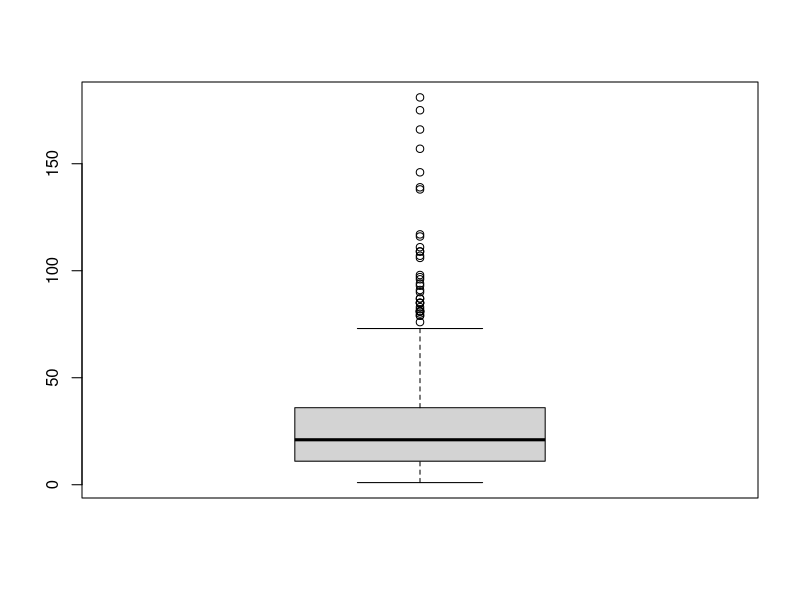
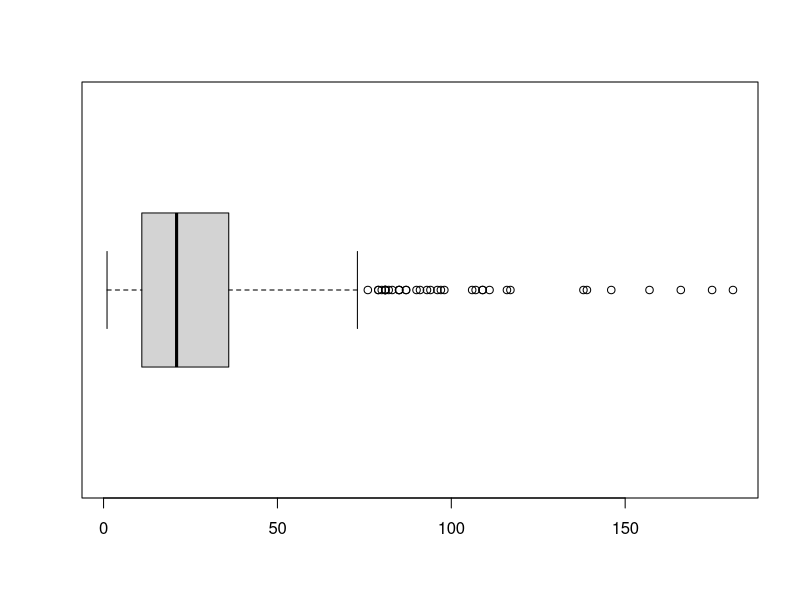
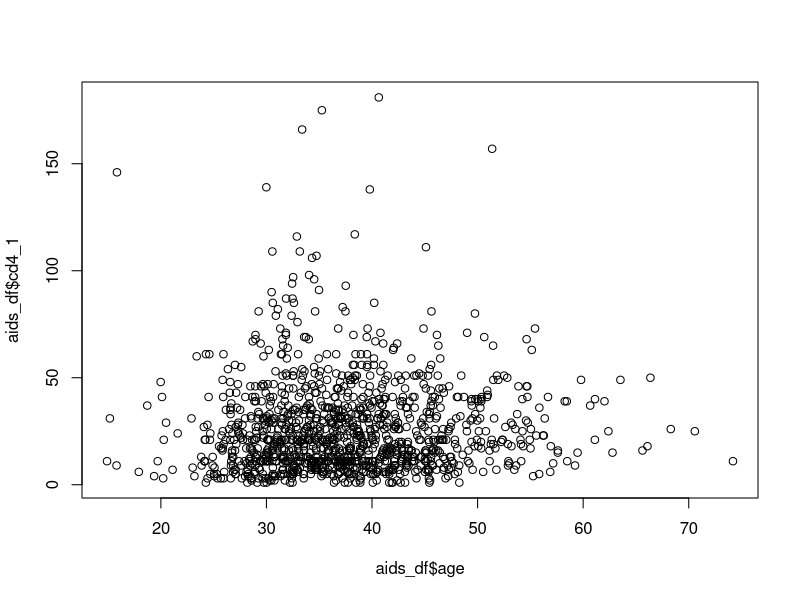
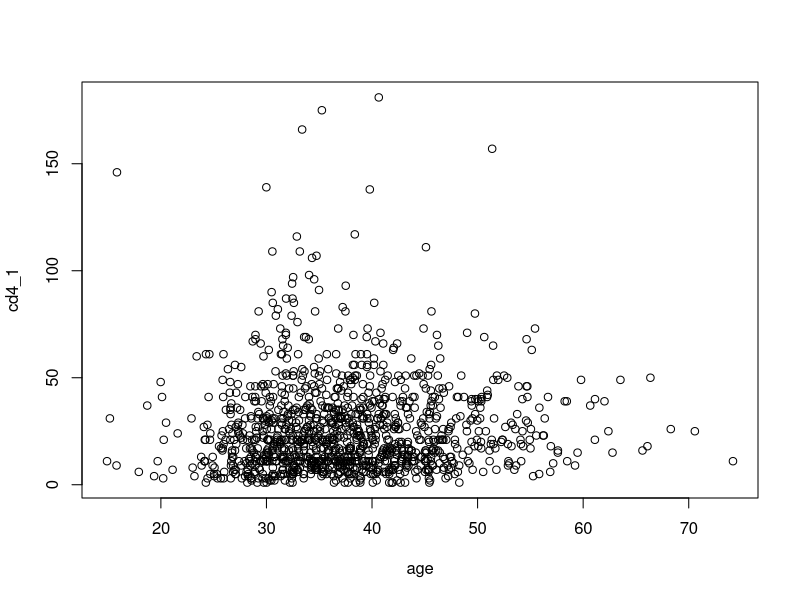

R code for these plots, in order:
## ---- chunk 1
aids_df <- read.delim("../data/aids_dataset.txt", sep = " ")
## ---- chunk 2
?read.delim
## ---- chunk 3
head(aids_df)

# print first 2 lines
head(aids_df, 2)

tail(aids_df)
## ---- chunk 4
str(aids_df)
aids_df$treatment <- as.factor(aids_df$treatment)
aids_df$gender <- as.factor(aids_df$gender)
str(aids_df)
## ---- chunk 5
# mean of age
mean(aids_df$age)

# mean of CD4 count at week 1
mean(aids_df$cd4_1)
## ---- chunk 6
# median of CD4 count at week 2
median(aids_df$cd4_2)
## ---- chunk 7
tbl <- table(aids_df$cd4_1)
sort(tbl, decreasing = TRUE)
## ---- chunk 8
# 10th, 25th, 33rd and 78th percentiles of age
quantile(aids_df$age, probs = c(0.1, 0.25, 0.33, 0.78))
## ---- chunk 9
# 10th, 25th, 33rd and 78th percentiles of age - type 2
quantile(aids_df$age, probs = c(0.1, 0.25, 0.33, 0.78), type = 2)
## ---- chunk 10
# range of CD4 counts at week 1
max(aids_df$cd4_1) - min(aids_df$cd4_1)
range(aids_df$cd4_1)
## ---- chunk 11
### IQR of CD4 counts at week 1
# calculate Q1 and Q3
quantile(aids_df$cd4_1, probs = c(0.25, 0.75))

# IQR = Q3 - Q1
36 - 11
## ---- chunk 12
IQR(aids_df$cd4_1)
IQR(aids_df$cd4_1, type = 2)
## ---- chunk 13
# Variance of CD4 counts at week 1
var(aids_df$cd4_1)

# Std. deviation of CD4 counts at week 1
sqrt(var(aids_df$cd4_1))
sd(aids_df$cd4_1)
## ---- chunk 14
### Outliers for CD4 counts at weeek 1
Q1 <- quantile(aids_df$cd4_1, 0.25)
Q3 <- quantile(aids_df$cd4_1, 0.75)

IQR_val <- IQR(aids_df$cd4_1)

UL <- Q3 + 1.5 * IQR_val
LL <- Q1 - 1.5 * IQR_val

cond <- aids_df$cd4_1 > UL | aids_df$cd4_1 < LL
table(cond)
which(cond)
aids_df$cd4_1[cond]
## ---- chunk 15
boxplot(aids_df$cd4_1)
boxplot(aids_df$cd4_1, horizontal = TRUE)
## ---- chunk 16
boxplot.stats(aids_df$cd4_1)
## ---- chunk 17
summary(aids_df$cd4_1)

summary(aids_df)
## ---- chunk 18
new_summary <- function(x){ 
    out <- list(
        min = min(x),
        max = max(x),
        quants = quantile(x, prob = c(0.1, 0.25, 0.5, 0.75, 0.9),
                          type = 2),
        mean    = mean(x),
        var     = var(x),
        std_dev = sd(x),
        length  = length(x)
    )
  class(out) <- "new_summary"
  return(out) 
}

print.new_summary <- function(object, ...){
    cat("Min:", object$min, "\n")
    cat("10th percentile:", object$quants[1], "\n")
    cat("25th percentile:", object$quants[2], "\n")
    cat("50th percentile (median):", object$quants[3], "\n")
    cat("Mean:", object$mean, "\n")
    cat("75th percentile:", object$quants[4], "\n")
    cat("90th percentile:", object$quants[5], "\n")
    cat("Max:", object$max, "\n")
    cat("Var:", object$var, "\n")
    cat("Sd:", object$std_dev, "\n")
    cat("Length:", object$length, "\n")
}
## ---- chunk 19
new_summary(aids_df$cd4_1)
new_summary(aids_df[aids_df$treatment == "trt1", "cd4_1"])
new_summary(aids_df[aids_df$treatment == "trt2", "cd4_1"])
new_summary(aids_df[aids_df$treatment == "trt3", "cd4_1"])
new_summary(aids_df[aids_df$treatment == "trt4", "cd4_1"])
## ---- chunk 20
plot(aids_df$age, aids_df$cd4_1)
plot(cd4_1 ~ age, aids_df)
## ---- chunk 21
?cor
cor(aids_df$age, aids_df$cd4_1)
## ---- chunk 22
cor(aids_df$age, aids_df$cd4_1, method = "spearman")
## ---- chunk 23
cor.test(aids_df$age, aids_df$cd4_1, method = "spearman")
